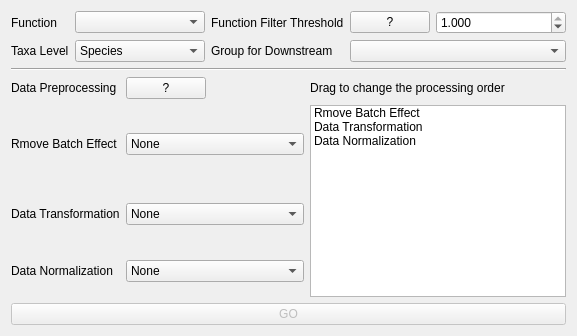
          <widget class="QWidget" name="tab_set_taxa_func">
           <attribute name="title">
            <string>Set TaxaFunc</string>
           </attribute>
           <layout class="QGridLayout" name="gridLayout_25">
            <item row="1" column="0">
             <widget class="Line" name="line_4">
              <property name="orientation">
               <enum>Qt::Horizontal</enum>
              </property>
             </widget>
            </item>
            <item row="3" column="0">
             <widget class="QPushButton" name="pushButton_set_multi_table">
              <property name="enabled">
               <bool>false</bool>
              </property>
              <property name="sizePolicy">
               <sizepolicy hsizetype="Preferred" vsizetype="Fixed">
                <horstretch>0</horstretch>
                <verstretch>0</verstretch>
               </sizepolicy>
              </property>
              <property name="text">
               <string>GO</string>
              </property>
             </widget>
            </item>
            <item row="2" column="0">
             <layout class="QGridLayout" name="gridLayout_15">
              <item row="3" column="1">
               <widget class="QComboBox" name="comboBox_set_data_transformation">
                <property name="layoutDirection">
                 <enum>Qt::LeftToRight</enum>
                </property>
                <item>
                 <property name="text">
                  <string>None</string>
                 </property>
                </item>
                <item>
                 <property name="text">
                  <string>Log 2 transformation</string>
                 </property>
                </item>
                <item>
                 <property name="text">
                  <string>Log 10 transformation</string>
                 </property>
                </item>
                <item>
                 <property name="text">
                  <string>Square root transformation</string>
                 </property>
                </item>
                <item>
                 <property name="text">
                  <string>Cube root transformation</string>
                 </property>
                </item>
               </widget>
              </item>
              <item row="2" column="3" rowspan="3">
               <widget class="QListWidget" name="listWidget_data_processing_order">
                <property name="sizePolicy">
                 <sizepolicy hsizetype="Preferred" vsizetype="Fixed">
                  <horstretch>0</horstretch>
                  <verstretch>0</verstretch>
                 </sizepolicy>
                </property>
                <property name="minimumSize">
                 <size>
                  <width>0</width>
                  <height>0</height>
                 </size>
                </property>
                <property name="maximumSize">
                 <size>
                  <width>16777215</width>
                  <height>167796</height>
                 </size>
                </property>
                <property name="dragDropMode">
                 <enum>QAbstractItemView::InternalMove</enum>
                </property>
                <item>
                 <property name="text">
                  <string>Rmove Batch Effect</string>
                 </property>
                </item>
                <item>
                 <property name="text">
                  <string>Data Transformation</string>
                 </property>
                </item>
                <item>
                 <property name="text">
                  <string>Data Normalization</string>
                 </property>
                </item>
               </widget>
              </item>
              <item row="3" column="0">
               <widget class="QLabel" name="label_40">
                <property name="text">
                 <string>Data Transformation</string>
                </property>
               </widget>
              </item>
              <item row="2" column="0">
               <widget class="QLabel" name="label_43">
                <property name="sizePolicy">
                 <sizepolicy hsizetype="Preferred" vsizetype="Preferred">
                  <horstretch>0</horstretch>
                  <verstretch>0</verstretch>
                 </sizepolicy>
                </property>
                <property name="text">
                 <string>Rmove Batch Effect</string>
                </property>
                <property name="alignment">
                 <set>Qt::AlignLeading|Qt::AlignLeft|Qt::AlignVCenter</set>
                </property>
               </widget>
              </item>
              <item row="4" column="0">
               <widget class="QLabel" name="label_41">
                <property name="sizePolicy">
                 <sizepolicy hsizetype="Preferred" vsizetype="Fixed">
                  <horstretch>0</horstretch>
                  <verstretch>0</verstretch>
                 </sizepolicy>
                </property>
                <property name="text">
                 <string>Data Normalization</string>
                </property>
               </widget>
              </item>
              <item row="2" column="1">
               <widget class="QComboBox" name="comboBox_remove_batch_effect">
                <property name="sizePolicy">
                 <sizepolicy hsizetype="MinimumExpanding" vsizetype="Fixed">
                  <horstretch>0</horstretch>
                  <verstretch>0</verstretch>
                 </sizepolicy>
                </property>
                <item>
                 <property name="text">
                  <string>None</string>
                 </property>
                </item>
               </widget>
              </item>
              <item row="1" column="1">
               <widget class="QPushButton" name="pushButton_preprocessing_help">
                <property name="sizePolicy">
                 <sizepolicy hsizetype="Fixed" vsizetype="Fixed">
                  <horstretch>0</horstretch>
                  <verstretch>0</verstretch>
                 </sizepolicy>
                </property>
                <property name="text">
                 <string>?</string>
                </property>
               </widget>
              </item>
              <item row="1" column="3">
               <widget class="QLabel" name="label_45">
                <property name="sizePolicy">
                 <sizepolicy hsizetype="Fixed" vsizetype="Fixed">
                  <horstretch>0</horstretch>
                  <verstretch>0</verstretch>
                 </sizepolicy>
                </property>
                <property name="layoutDirection">
                 <enum>Qt::LeftToRight</enum>
                </property>
                <property name="text">
                 <string>Drag to change the processing order</string>
                </property>
                <property name="alignment">
                 <set>Qt::AlignCenter</set>
                </property>
               </widget>
              </item>
              <item row="1" column="0">
               <widget class="QLabel" name="label_24">
                <property name="sizePolicy">
                 <sizepolicy hsizetype="Fixed" vsizetype="Preferred">
                  <horstretch>0</horstretch>
                  <verstretch>0</verstretch>
                 </sizepolicy>
                </property>
                <property name="text">
                 <string>Data Preprocessing</string>
                </property>
               </widget>
              </item>
              <item row="4" column="1">
               <widget class="QComboBox" name="comboBox_set_data_normalization">
                <property name="layoutDirection">
                 <enum>Qt::LeftToRight</enum>
                </property>
                <item>
                 <property name="text">
                  <string>None</string>
                 </property>
                </item>
                <item>
                 <property name="text">
                  <string>Standard Scaling (Z-Score)</string>
                 </property>
                </item>
                <item>
                 <property name="text">
                  <string>Min-Max Scaling</string>
                 </property>
                </item>
                <item>
                 <property name="text">
                  <string>Pareto Scaling</string>
                 </property>
                </item>
                <item>
                 <property name="text">
                  <string>Mean centering</string>
                 </property>
                </item>
                <item>
                 <property name="text">
                  <string>Normalization by sum</string>
                 </property>
                </item>
               </widget>
              </item>
             </layout>
            </item>
            <item row="0" column="0">
             <layout class="QGridLayout" name="gridLayout_17">
              <item row="1" column="0">
               <widget class="QLabel" name="label_28">
                <property name="text">
                 <string>Taxa Level</string>
                </property>
               </widget>
              </item>
              <item row="0" column="4">
               <widget class="QDoubleSpinBox" name="doubleSpinBox_func_threshold">
                <property name="sizePolicy">
                 <sizepolicy hsizetype="Preferred" vsizetype="Fixed">
                  <horstretch>0</horstretch>
                  <verstretch>0</verstretch>
                 </sizepolicy>
                </property>
                <property name="decimals">
                 <number>3</number>
                </property>
                <property name="maximum">
                 <double>1.000000000000000</double>
                </property>
                <property name="singleStep">
                 <double>0.050000000000000</double>
                </property>
                <property name="value">
                 <double>1.000000000000000</double>
                </property>
               </widget>
              </item>
              <item row="0" column="1">
               <widget class="QComboBox" name="comboBox_function_to_stast">
                <property name="sizePolicy">
                 <sizepolicy hsizetype="Preferred" vsizetype="Fixed">
                  <horstretch>0</horstretch>
                  <verstretch>0</verstretch>
                 </sizepolicy>
                </property>
                <property name="layoutDirection">
                 <enum>Qt::LeftToRight</enum>
                </property>
               </widget>
              </item>
              <item row="1" column="1">
               <widget class="QComboBox" name="comboBox_taxa_level_to_stast">
                <property name="layoutDirection">
                 <enum>Qt::LeftToRight</enum>
                </property>
                <item>
                 <property name="text">
                  <string>Species</string>
                 </property>
                </item>
                <item>
                 <property name="text">
                  <string>Genus</string>
                 </property>
                </item>
                <item>
                 <property name="text">
                  <string>Family</string>
                 </property>
                </item>
                <item>
                 <property name="text">
                  <string>Order</string>
                 </property>
                </item>
                <item>
                 <property name="text">
                  <string>Class</string>
                 </property>
                </item>
                <item>
                 <property name="text">
                  <string>Phylum</string>
                 </property>
                </item>
                <item>
                 <property name="text">
                  <string>Domain</string>
                 </property>
                </item>
                <item>
                 <property name="text">
                  <string>Life</string>
                 </property>
                </item>
               </widget>
              </item>
              <item row="0" column="2">
               <widget class="QLabel" name="label_44">
                <property name="sizePolicy">
                 <sizepolicy hsizetype="Fixed" vsizetype="Preferred">
                  <horstretch>0</horstretch>
                  <verstretch>0</verstretch>
                 </sizepolicy>
                </property>
                <property name="text">
                 <string>Function Filter Threshold</string>
                </property>
               </widget>
              </item>
              <item row="1" column="3" colspan="2">
               <widget class="QComboBox" name="comboBox_meta_to_stast">
                <property name="layoutDirection">
                 <enum>Qt::LeftToRight</enum>
                </property>
               </widget>
              </item>
              <item row="0" column="0">
               <widget class="QLabel" name="label_27">
                <property name="sizePolicy">
                 <sizepolicy hsizetype="Fixed" vsizetype="Preferred">
                  <horstretch>0</horstretch>
                  <verstretch>0</verstretch>
                 </sizepolicy>
                </property>
                <property name="text">
                 <string>Function</string>
                </property>
               </widget>
              </item>
              <item row="1" column="2">
               <widget class="QLabel" name="label_39">
                <property name="sizePolicy">
                 <sizepolicy hsizetype="Fixed" vsizetype="Preferred">
                  <horstretch>0</horstretch>
                  <verstretch>0</verstretch>
                 </sizepolicy>
                </property>
                <property name="text">
                 <string>Group for Downstream</string>
                </property>
               </widget>
              </item>
              <item row="0" column="3">
               <widget class="QPushButton" name="pushButton_func_threshold_help">
                <property name="sizePolicy">
                 <sizepolicy hsizetype="Fixed" vsizetype="Fixed">
                  <horstretch>0</horstretch>
                  <verstretch>0</verstretch>
                 </sizepolicy>
                </property>
                <property name="text">
                 <string>?</string>
                </property>
               </widget>
              </item>
             </layout>
            </item>
           </layout>
          </widget>
